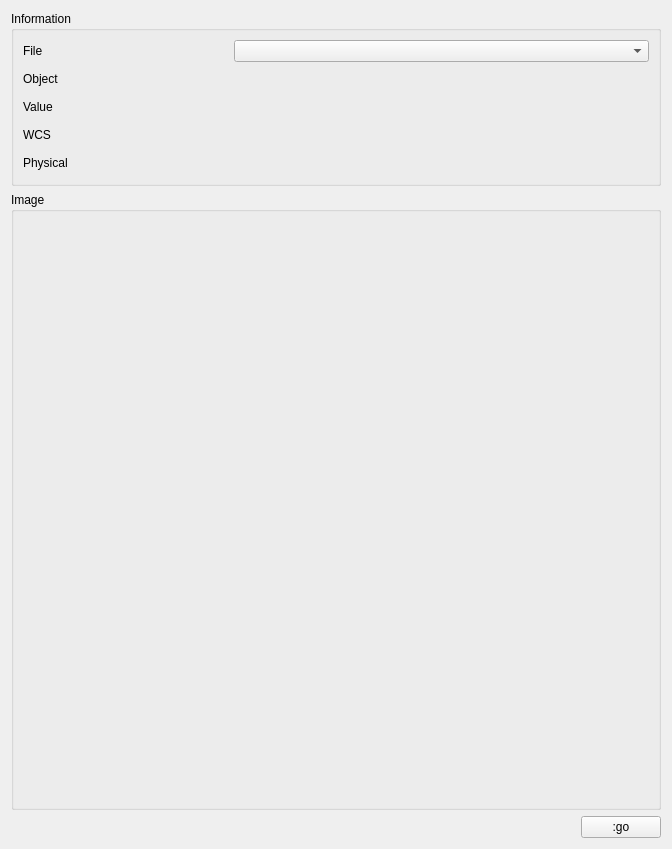
<?xml version="1.0" encoding="UTF-8"?>
<ui version="4.0">
 <class>FormWCS</class>
 <widget class="QWidget" name="FormWCS">
  <property name="geometry">
   <rect>
    <x>0</x>
    <y>0</y>
    <width>668</width>
    <height>849</height>
   </rect>
  </property>
  <property name="windowTitle">
   <string>WCS</string>
  </property>
  <layout class="QGridLayout" name="gridLayout">
   <item row="0" column="0" colspan="2">
    <widget class="QGroupBox" name="groupBox_3">
     <property name="minimumSize">
      <size>
       <width>650</width>
       <height>175</height>
      </size>
     </property>
     <property name="maximumSize">
      <size>
       <width>16777215</width>
       <height>175</height>
      </size>
     </property>
     <property name="title">
      <string>Information</string>
     </property>
     <layout class="QGridLayout" name="gridLayout_3">
      <item row="0" column="0">
       <layout class="QGridLayout" name="gridLayout_2">
        <item row="1" column="0">
         <widget class="QLabel" name="label_2">
          <property name="text">
           <string>Object</string>
          </property>
         </widget>
        </item>
        <item row="4" column="2">
         <widget class="QLabel" name="labelY">
          <property name="text">
           <string/>
          </property>
         </widget>
        </item>
        <item row="4" column="1">
         <widget class="QLabel" name="labelX">
          <property name="text">
           <string/>
          </property>
         </widget>
        </item>
        <item row="2" column="0">
         <widget class="QLabel" name="label_3">
          <property name="text">
           <string>Value</string>
          </property>
         </widget>
        </item>
        <item row="2" column="1" colspan="2">
         <widget class="QLabel" name="labelValue">
          <property name="text">
           <string/>
          </property>
         </widget>
        </item>
        <item row="3" column="2">
         <widget class="QLabel" name="labelDec">
          <property name="text">
           <string/>
          </property>
         </widget>
        </item>
        <item row="3" column="1">
         <widget class="QLabel" name="labelRa">
          <property name="text">
           <string/>
          </property>
         </widget>
        </item>
        <item row="3" column="0">
         <widget class="QLabel" name="label_4">
          <property name="text">
           <string>WCS</string>
          </property>
         </widget>
        </item>
        <item row="0" column="0">
         <widget class="QLabel" name="label">
          <property name="text">
           <string>File</string>
          </property>
         </widget>
        </item>
        <item row="4" column="0">
         <widget class="QLabel" name="label_5">
          <property name="text">
           <string>Physical</string>
          </property>
         </widget>
        </item>
        <item row="1" column="1" colspan="2">
         <widget class="QLabel" name="labelObject">
          <property name="text">
           <string/>
          </property>
         </widget>
        </item>
        <item row="0" column="1" colspan="2">
         <widget class="QComboBox" name="comboBoxFile"/>
        </item>
       </layout>
      </item>
     </layout>
    </widget>
   </item>
   <item row="1" column="0" colspan="2">
    <widget class="QGroupBox" name="groupBox">
     <property name="minimumSize">
      <size>
       <width>0</width>
       <height>550</height>
      </size>
     </property>
     <property name="title">
      <string>Image</string>
     </property>
    </widget>
   </item>
   <item row="2" column="0">
    <spacer name="horizontalSpacer">
     <property name="orientation">
      <enum>Qt::Horizontal</enum>
     </property>
     <property name="sizeHint" stdset="0">
      <size>
       <width>561</width>
       <height>20</height>
      </size>
     </property>
    </spacer>
   </item>
   <item row="2" column="1">
    <widget class="QPushButton" name="pushButtonGO">
     <property name="text">
      <string>:go</string>
     </property>
    </widget>
   </item>
  </layout>
 </widget>
 <resources/>
 <connections/>
</ui>
